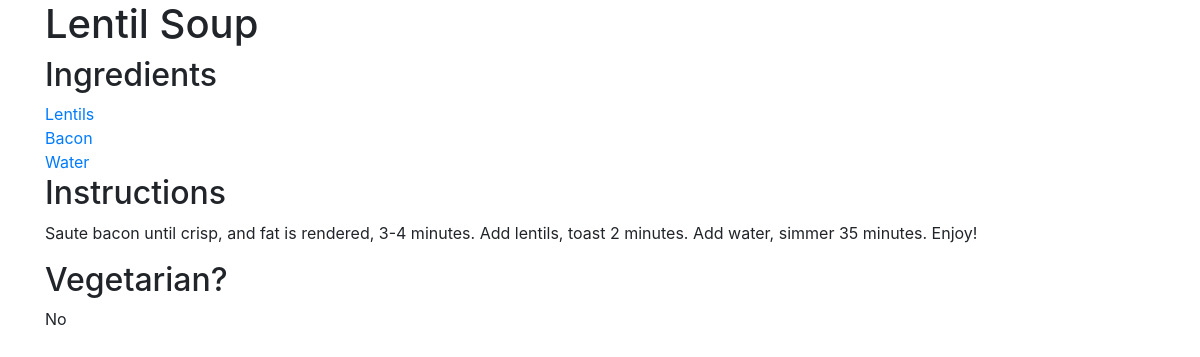
The app's page /recipe/2/ with its own data.
### recipes/models.py (models this page shows, shortened)
class Recipe(models.Model):
    title = models.CharField(max_length=50)
    instructions = models.TextField()
    ingredients = models.ManyToManyField('Ingredient',blank=True)
    def is_vegetarian(self):
        for recipe_ingredient in self.ingredients.all():
            if recipe_ingredient.isMeat:
                return False
        return True

class Ingredient(models.Model):
    name = models.CharField(max_length=50)
    isMeat = models.BooleanField()
    recipes = models.ManyToManyField(Recipe,blank=True)

### recipes/views.py (the view)
# urls.py: path('recipe/<int:recipe_id>/', views.recipe_detail, name='recipe_detail'),
def recipe_detail(request, recipe_id):
    recipe = get_object_or_404(Recipe, pk=recipe_id)
    context = {'recipe': recipe}
    return render(request, 'recipes/recipe_detail.html', context)

### recipes/templates/recipes/recipe_detail.html (shortened to what this page needs)
<!doctype html>
<html lang="en">
  <head>
    <link rel="stylesheet" href="https://maxcdn.bootstrapcdn.com/bootstrap/4.0.0/css/bootstrap.min.css">
  </head>
  <body>
    <div class="container">
      <h1>{{ recipe.title }}</h1>
      <h2>Ingredients</h2>
      {% for ingredient in recipe.ingredients.all %}
          <a href="{% url 'recipes:ingredient_detail' ingredient.id %}">{{ ingredient.name }}</a> </br>
      {% endfor %}
      <h2>Instructions</h2>
      {{ recipe.instructions }} <p>
      <h2>Vegetarian?</h2>
      {% if recipe.is_vegetarian %}
          Yes
      {% else %}
          No
      {% endif %}
    </div>
  </body>
</html>

### records on screen
Recipe: title "Lentil Soup", instructions "Saute bacon until crisp, and fat is rendered, 3-4 minutes. Add lentils, toast 2 minutes. Add water, simmer 35 minutes. Enjoy!"
Ingredient: name "Lentils"
Ingredient: name "Bacon"
Ingredient: name "Water"
